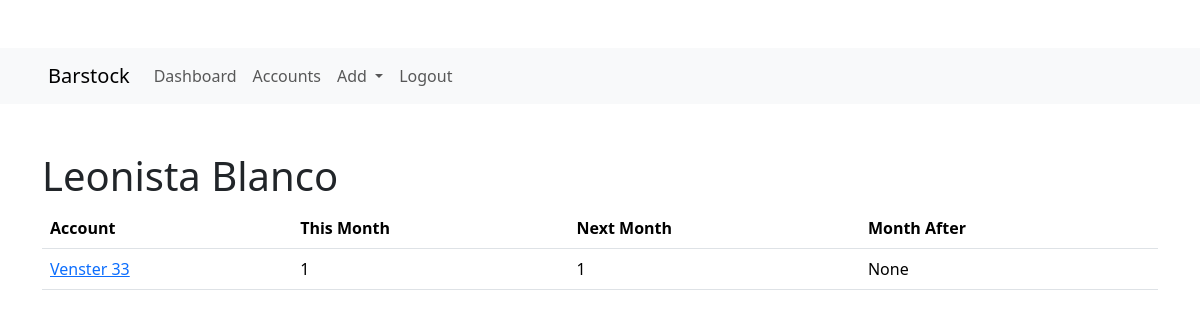
/Spirits/Leonista Blanco (signed in), run on the app's committed database.
### forecast/models.py (models this page shows, shortened)
class Spirit(models.Model):
    name = models.CharField(max_length=255)
    category = models.ForeignKey(Category, on_delete=models.CASCADE)
    slug = models.SlugField()

class Account(models.Model):
    name = models.CharField(max_length=255)
    slug = models.SlugField()
    def __str__(self):
       return self.name

### forecast/views.py (the view)
# urls.py: path('Spirits/<str:spirit>', accounts_by_spirit_view, name='account_by_spirit'),
@login_required
def accounts_by_spirit_view(request, spirit):
    current_month = date.today()
    current_month = current_month.replace(day=1)
    next_month = current_month.replace(month=current_month.month % 12 + 1, day=1)
    month_after = current_month.replace(month=current_month.month % 12 + 2, day=1)
    items = VolumeItem.objects.filter(spirit__name=spirit)
    account_totals = []
    for item in items:
        account_name = item.account
        current_month_total = VolumeItem.objects.filter(account=account_name, start_date__lt=next_month,spirit__name=spirit, amount__isnull=False).aggregate(Sum('amount'))['amount__sum']
        next_month_total= VolumeItem.objects.filter(account=account_name, start_date__lte=next_month,spirit__name=spirit, amount__isnull=False).aggregate(Sum('amount'))['amount__sum']
        month_after_total= VolumeItem.objects.filter(account=account_name, end_date__gte=month_after,spirit__name=spirit, amount__isnull=False).aggregate(Sum('amount'))['amount__sum']
        account_totals.append({'account_name' : account_name, 'current_month_total' : current_month_total, 'next_month_total' : next_month_total, 'month_after_total' : month_after_total})
    context = {
        'spirit': spirit,
        'account_totals': account_totals
    }
    return render(request,'forecast/account_by_spirit.html', context)

### templates/forecast/account_by_spirit.html
{% extends 'base.html' %}
{% load static %}
{% block content %}
    <div class='container'>
        <h1>{{spirit}}</h1>
        <table class='table'>
            <thead>
                <tr>
                    <th>Account</th>
                    <th>This Month</th>
                    <th>Next Month</th>
                    <th>Month After</th>
                </tr>
            </thead>
            <tbody>
            {% for item in account_totals %}
                <tr>
                    <td><a href="{% url 'forecast:account_detail' item.account_name %}">{{ item.account_name }}</a></td>
                    <td>{{ item.current_month_total }}</td>
                    <td>{{ item.next_month_total }}</td>
                    <td>{{ item.month_after_total }}</td>
                </tr>
            {% endfor %}
            </tbody>
        </table>
    </div>
{% endblock content %}

### data on the page
Spirit: name "Leonista Blanco"
Account: account_name "Venster 33", current_month_total "1", next_month_total "1", month_after_total "None"
